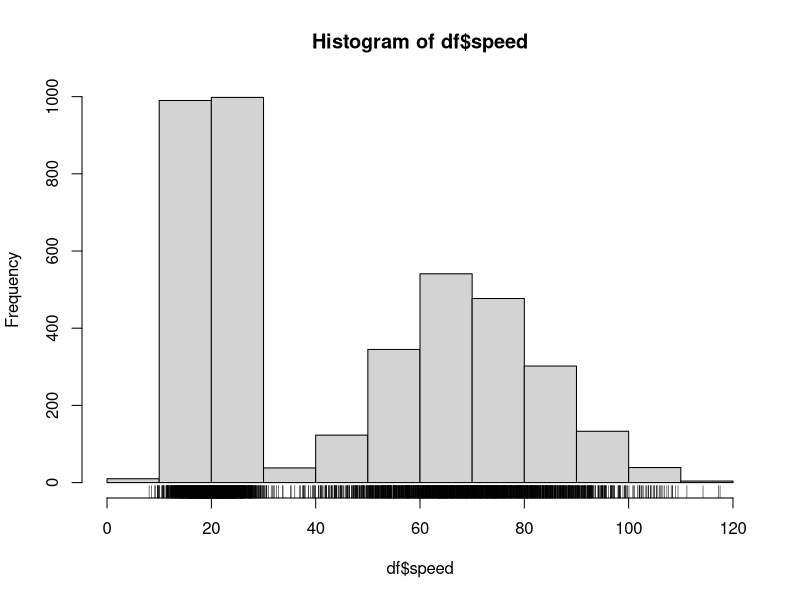
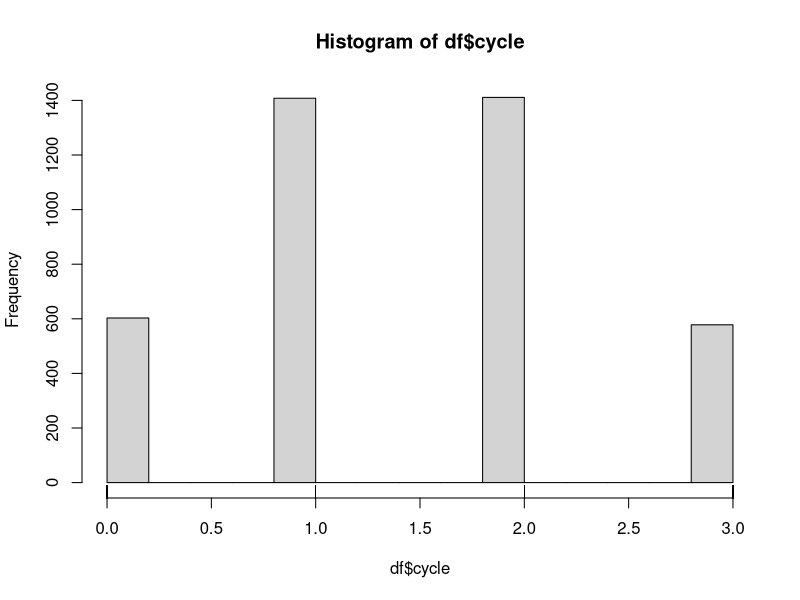
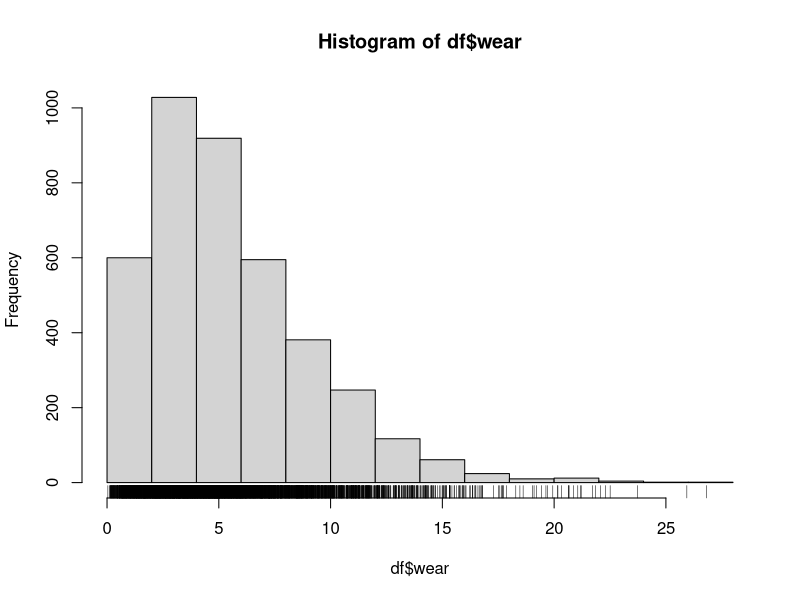

Write R code to recreate these figures, in order. (Note: this script raises an error after producing the figures.)
## ---- chunk 1
##Clear the environment
rm(list=ls())

# Turn off scientific notations for numbers
options(scipen = 999)  

#Set locale
Sys.setlocale("LC_ALL", "English") 

#Set variables to use
set.seed(2345) ##Set the seed for reproducibility
nbr = 2000 ##Number of observations for each group (3 groups)
sampsize = nbr #Size of samples
nbrsamples = 10000 #how many samples
withreplace = 1 #With replacement 0 or 1 (1 for bootstrap) 
conf = .95 ##COnfidence Interval
## ---- chunk 2
##Create the data attributes
##Speed
s1<- rnorm(nbr,70,15)
s2<- rep(NA,nbr)
s3<- rnorm(nbr,20,4)
speed<-c(s1,s2,s3)
rm(s1,s2,s3)

##Cycles
c1<- rbinom(nbr,3,.6)
c2<- rbinom(nbr,3,.4)
c3<- rep(NA,nbr)
cycle<-c(c1,c2,c3)
rm(c1,c2,c3)

##Wear
w1<- rep(NA,nbr)
w2<- rchisq(nbr,4)
w3<- rchisq(nbr,7)
wear<-c(w1,w2,w3)
rm(w1,w2,w3)

##Establish Group Numbers
group<- c(rep(1,nbr),rep(2,nbr),rep(3,nbr))

##Make a dataframe
df <-data.frame(speed=speed, cycle=cycle, wear=wear, group=group)
rm(speed,cycle,wear,group)
## ---- chunk 3
hist(df$speed)
rug(df$speed)
abline(v=mean(df$speed,na.rm=1),col="red")

hist(df$cycle)
rug(df$cycle)
abline(v=mean(df$cycle,na.rm=1),col="red")

hist(df$wear)
rug(df$wear)
abline(v=mean(df$wear,na.rm=1),col="red")
## ---- chunk 4
##set a title for the histograms
maintitle=paste0("Distribution of ",nbrsamples," Sample Means \n from a Sample Size of ", sampsize)

##One way to Sample
#means_speed <- replicate(nbrsamples,mean(sample(df$speed,sampsize,replace=withreplace),na.rm=1))
#hist(means_speed, main=maintitle)
#rug(means_speed)
#abline(v=mean(df$speed,na.rm=1),col="red")
##quantile(medians, c(.025,.975))
#abline(v=quantile(means_speed, c((1 - conf)/2)),col="blue")
#abline(v=quantile(means_speed, c((1 - conf)/2 +conf)),col="blue")

##Bootstraping 
resamples <-matrix(sample(df$speed,sampsize*nbrsamples,replace=withreplace),nbrsamples,sampsize)
means_speed <-apply (resamples,1,mean, na.rm=1)
hist(means_speed, main=maintitle)
rug(means_speed)
abline(v=mean(df$speed,na.rm=1),col="red")
abline(v=quantile(means_speed, c((1 - conf)/2)),col="blue")
abline(v=quantile(means_speed, c((1 - conf)/2 +conf)),col="blue")

##One way to Sample
#means_cycle <- replicate(nbrsamples,mean(sample(df$cycle,sampsize,replace=withreplace),na.rm=1))
#hist(means_cycle, main=maintitle)
#rug(means_cycle)
#abline(v=mean(df$cycle,na.rm=1),col="red")
##quantile(medians, c(.025,.975))
#abline(v=quantile(means_cycle, c((1 - conf)/2)),col="blue")
#abline(v=quantile(means_cycle, c((1 - conf)/2 +conf)),col="blue")

##Bootstrapping
resamplescycle <-matrix(sample(df$cycle,sampsize*nbrsamples,replace=withreplace),nbrsamples,sampsize)
means_cycle <-apply (resamplescycle,1,mean, na.rm=1)
hist(means_cycle, main=maintitle)
rug(means_cycle)
abline(v=mean(df$cycle,na.rm=1),col="red")
abline(v=quantile(means_cycle, c((1 - conf)/2)),col="blue")
abline(v=quantile(means_cycle, c((1 - conf)/2 +conf)),col="blue")

##One way to sample
#means_wear <- replicate(nbrsamples,mean(sample(df$wear,sampsize,replace=withreplace),na.rm=1))
#hist(means_wear, main=maintitle)
#rug(means_wear)
#abline(v=mean(df$wear,na.rm=1),col="red")
##quantile(medians, c(.025,.975))
#abline(v=quantile(means_cycle, c((1 - conf)/2)),col="blue")
#abline(v=quantile(means_cycle, c((1 - conf)/2 +conf)),col="blue")

##Bootstrapping
resampleswear <-matrix(sample(df$wear,sampsize*nbrsamples,replace=withreplace),nbrsamples,sampsize)
means_wear <-apply (resampleswear,1,mean, na.rm=1)
hist(means_wear, main=maintitle)
rug(means_wear)
abline(v=mean(df$wear,na.rm=1),col="red")
abline(v=quantile(means_wear, c((1 - conf)/2)),col="blue")
abline(v=quantile(means_wear, c((1 - conf)/2 +conf)),col="blue")
## ---- chunk 5
##Let's look at summaries & boxplots
summary(means_speed)
summary(means_cycle)
summary(means_wear)
summary(df[,-4])

boxplot(means_speed,df$speed)
abline(h=mean(df$speed,na.rm=1),col="red")

boxplot(means_cycle,df$cycle)
abline(h=mean(df$cycle,na.rm=1),col="red")

boxplot(means_wear,df$wear)
abline(h=mean(df$wear,na.rm=1),col="red")
